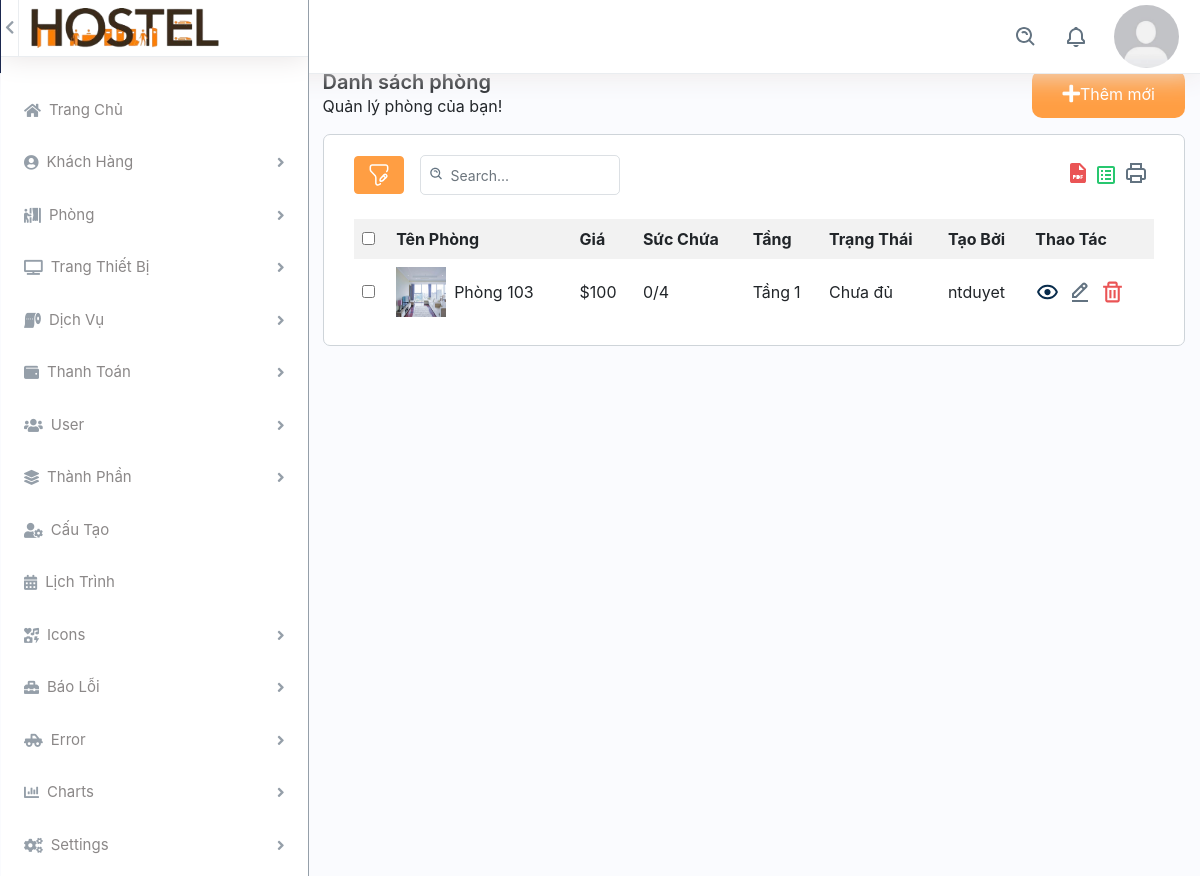
Before: /back_end/list-room.php (signed in) with the older database file.
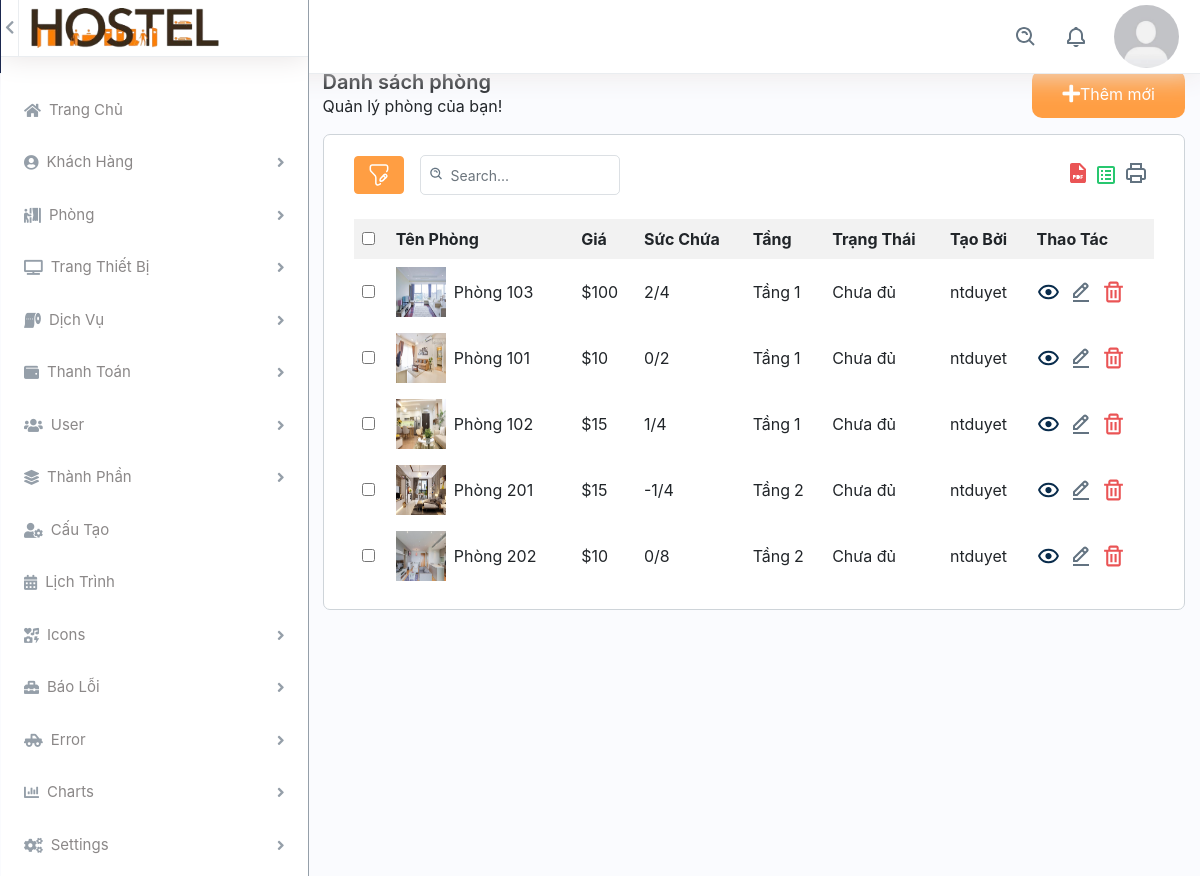
After: the same page with the newer database file.
### tables this page shows
CREATE TABLE `phong` (
  `id` int(11) NOT NULL,
  `ten_phong` text NOT NULL,
  `suc_chua` int(11) NOT NULL,
  `id_tang` int(11) NOT NULL,
  `gia` decimal(10,0) NOT NULL,
  `trang_thai` text NOT NULL DEFAULT 'Chưa đủ',
  `anh_dai_dien` varchar(500) DEFAULT NULL,
  `anh_khac` varchar(1000) DEFAULT NULL,
  `nguoi_tao` text DEFAULT NULL,
  `noi_dung` text DEFAULT NULL,
  `mo_ta` text DEFAULT NULL,
  `so_luong_hien_tai` int(11) DEFAULT 0
);

### config/database.php (called while the page is built, shortened)
<?php
class Database {
    private $host = servername;
    private $user = username;
    private $password = password;
    private $dbname = dbname;
    private $link;
    private function connectDB() {
        $this->link = new mysqli($this->host, $this->user, $this->password, $this->dbname);
    }
    public function select($query) {
        $result = $this->link->query($query) or die($this->link->error . __LINE__);
        if ($result->num_rows > 0) {
            return $result;
        } else {
            return false;
        }
    }
}
?>

### back_end/list-room.php (the view, shortened to what the changed rows need)
<?php
if(empty($_SESSION['username'])){
    var_dump($_SESSION['username']);
    header("location: dang_nhap.html");
} else{ ?>
    <?php
    include 'header.php';
    include 'side-bar.php';
    ?>
        <div class="col-md-9">
            <div class="col-12 container-content">
                <div class="content-add-room col-12">
                    <?php
                    include '../config/database.php';
                    ?>
                    <div id="contents">
                        <?php
                        $db = new Database();
                        $sql = "SELECT * FROM phong";
                        $result = $db->select($sql);
                        ?>
                        <?php if ($result->num_rows > 0) { ?>
                            <table class="table-data">
                                <tr>
                                    <th>
                                        <input type="checkbox" name="check_all">
                                    </th>
                                    <th>Tên Phòng</th>
                                    <th>Giá</th>
                                    <th>Sức Chứa</th>
                                    <th>Tầng</th>
                                    <th>Trạng Thái</th>
                                    <th>Tạo Bởi</th>
                                    <th>Thao Tác</th>
                                </tr>
                                <?php while ($row = $result->fetch_assoc()) { ?>
                                    <tr>
                                        <td><input type="checkbox" name="check_daughter"></td>
                                        <td class="d-flex align-items-center"><img class="img-fluid img-responsive mr-2" height="10" width="10" src="../assets/img/<?php echo $row['anh_dai_dien']; ?>" alt="Phong ki tuc xa"> <?php echo $row['ten_phong']; ?></td>
                                        <td><span>$</span><?php echo $row['gia']; ?></td>
                                        <td><?php echo $row['so_luong_hien_tai']; ?>/<?php echo $row['suc_chua']; ?></td>
                                        <td><span class="mr-1">Tầng</span><?php echo $row['id_tang']; ?></td>
                                        <td><?php echo $row['trang_thai']; ?></td>
                                        <td><?php echo $row['nguoi_tao'] ?></td>
                                        <td class="d-flex thao-tac">
                                            <a class="me-3" href="../front_end/room-detail.php?id=<?php echo $row['id'];?>">
                                                <img src="../assets/img/eye.svg" alt="img" class="img-fluid">
                                            </a>
                                            <a class="me-3" href="edit-room.php?id=<?php echo $row['id']; ?>">
                                                <img src="../assets/img/edit.svg" alt="img" class="img-fluid icon-edit">
                                            </a>
                                            <a class="confirm-text" href="delete-room.php?id=<?php echo $row['id']; ?>">
                                                <img src="../assets/img/delete.svg" alt="img" class="img-fluid">
                                            </a>
                                        </td>
                                    </tr>
                                <?php } ?>
                            </table>
                        <?php } else {
                            echo "Không có dữ liệu.";
                        } ?>
                    </div>
                </div>
            </div>
        </div>
    </div>
    </body>
    </html>
<?php } ?>

Changed rows visible on the page:
changed phong "Phòng 103": so_luong_hien_tai "0" → "2"
added phong: anh_dai_dien (picture), ten_phong "Phòng 101", gia "10", so_luong_hien_tai "0", suc_chua "2", id_tang "1", trang_thai "Chưa đủ", nguoi_tao "ntduyet"
added phong: anh_dai_dien (picture), ten_phong "Phòng 102", gia "15", so_luong_hien_tai "1", suc_chua "4", id_tang "1", trang_thai "Chưa đủ", nguoi_tao "ntduyet"
added phong: anh_dai_dien (picture), ten_phong "Phòng 201", gia "15", so_luong_hien_tai "-1", suc_chua "4", id_tang "2", trang_thai "Chưa đủ", nguoi_tao "ntduyet"
added phong: anh_dai_dien (picture), ten_phong "Phòng 202", gia "10", so_luong_hien_tai "0", suc_chua "8", id_tang "2", trang_thai "Chưa đủ", nguoi_tao "ntduyet"
